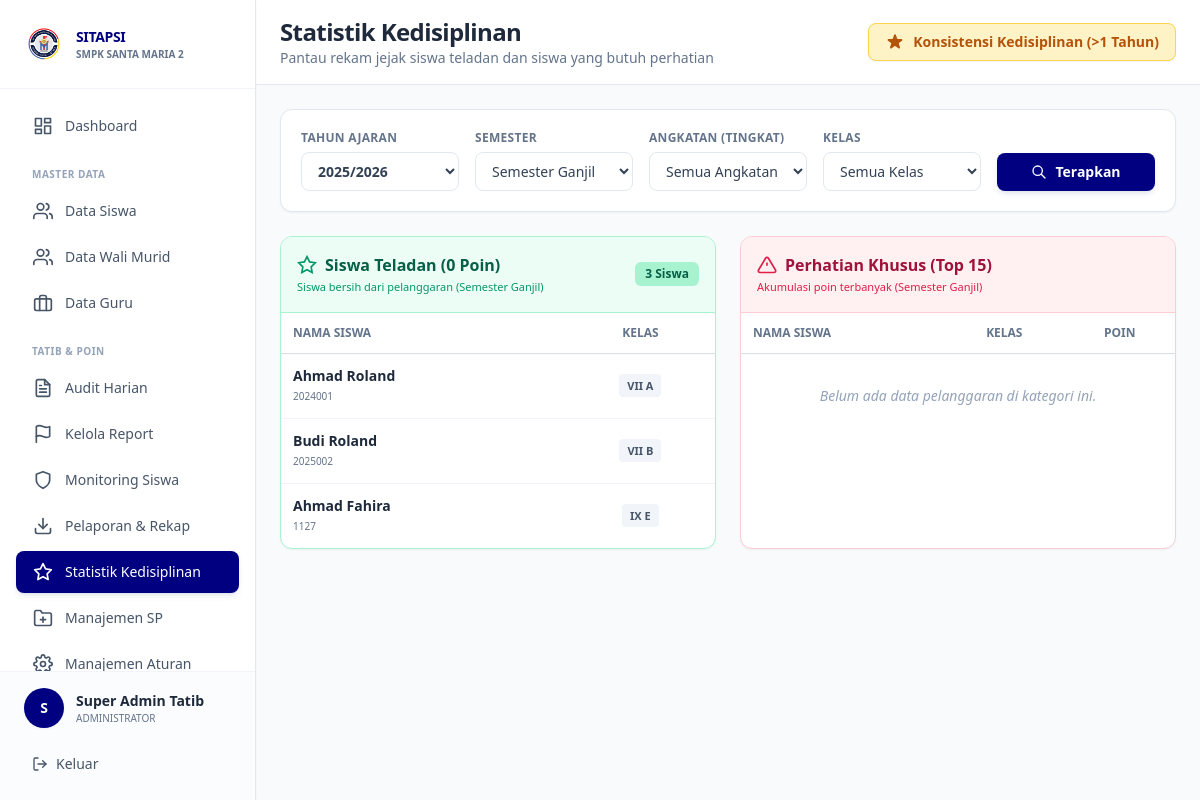
Screenshot of /views/admin/peringkat_siswa.php (signed in) with the database file from the repository.
### tables this page shows
CREATE TABLE `tb_tahun_ajaran` (
  `id_tahun` int(11) NOT NULL,
  `nama_tahun` varchar(20) NOT NULL,
  `status` enum('Aktif','Arsip') DEFAULT 'Aktif',
  `semester_aktif` enum('Ganjil','Genap') DEFAULT 'Ganjil'
);

CREATE TABLE `tb_siswa` (
  `no_induk` varchar(50) NOT NULL,
  `nama_siswa` varchar(100) NOT NULL,
  `jenis_kelamin` enum('L','P') NOT NULL,
  `kota` varchar(100) DEFAULT NULL,
  `tanggal_lahir` date DEFAULT NULL,
  `alamat` text DEFAULT NULL,
  `nama_ayah` varchar(150) DEFAULT NULL,
  `pekerjaan_ayah` varchar(100) DEFAULT NULL,
  `nama_ibu` varchar(150) DEFAULT NULL,
  `pekerjaan_ibu` varchar(100) DEFAULT NULL,
  `no_hp_ortu` varchar(15) DEFAULT NULL,
  `id_ortu` int(11) DEFAULT NULL,
  `status_aktif` enum('Aktif','Lulus','Keluar','Dikeluarkan') DEFAULT 'Aktif',
  `nisn` varchar(20) DEFAULT NULL,
  `parent` varchar(100) DEFAULT NULL,
  `wa` varchar(20) DEFAULT NULL,
  `created_at` timestamp NOT NULL DEFAULT current_timestamp()
);

### config/database.php (called while the page is built, shortened)
<?php
function getDBConnection()
{
    static $pdo = null;
    if ($pdo === null) {
        try {
            $dsn = "mysql:host=" . DB_HOST . ";dbname=" . DB_NAME . ";charset=" . DB_CHARSET;
            $options = [
                PDO::ATTR_ERRMODE => PDO::ERRMODE_EXCEPTION,
                PDO::ATTR_DEFAULT_FETCH_MODE => PDO::FETCH_ASSOC,
                PDO::ATTR_EMULATE_PREPARES => false,
                PDO::MYSQL_ATTR_INIT_COMMAND => "SET NAMES " . DB_CHARSET
            ];
            $pdo = new PDO($dsn, DB_USER, DB_PASS, $options);
        } catch (PDOException $e) {
            error_log("Database Connection Error: " . $e->getMessage());
            die("Koneksi database gagal. Silakan hubungi administrator.");
        }
    }
    return $pdo;
}
function executeQuery($sql, $params = [])
{
    $pdo = getDBConnection();
    $stmt = $pdo->prepare($sql);
    $stmt->execute($params);
    return $stmt;
}
function fetchOne($sql, $params = [])
{
    $stmt = executeQuery($sql, $params);
    return $stmt->fetch();
}
function fetchAll($sql, $params = [])
{
    $stmt = executeQuery($sql, $params);
    return $stmt->fetchAll();
}
?>

### views/admin/peringkat_siswa.php (the view, shortened to what this page needs)
<?php
require_once '../../config/database.php';
$list_tahun = fetchAll("SELECT * FROM tb_tahun_ajaran ORDER BY id_tahun DESC");
$tahun_aktif = fetchOne("SELECT id_tahun, semester_aktif FROM tb_tahun_ajaran WHERE status = 'Aktif' LIMIT 1");
$tahun_default = $tahun_aktif ? $tahun_aktif['id_tahun'] : (isset($list_tahun[0]) ? $list_tahun[0]['id_tahun'] : 0);
$semester_default = $tahun_aktif ? $tahun_aktif['semester_aktif'] : 'Ganjil';
$filter_tahun = $_GET['tahun'] ?? $tahun_default;
$filter_semester = $_GET['semester'] ?? $semester_default;
$is_future_semester = false;
$where_clauses = ["a.id_tahun = :tahun"];
$base_params = ['tahun' => $filter_tahun];
$where_sql = implode(" AND ", $where_clauses);
$join_pelanggaran = "LEFT JOIN tb_pelanggaran_header ph ON ph.id_anggota = a.id_anggota AND ph.semester = :semester";
$param_semester = ['semester' => $filter_semester];
$join_pelanggaran .= " LEFT JOIN tb_pelanggaran_detail pd ON pd.id_transaksi = ph.id_transaksi";
$siswa_teladan = [];
$siswa_pelanggar = [];
if (!$is_future_semester) {
    $params_teladan = array_merge($base_params, $param_semester);
    $sql_teladan = "
        SELECT s.no_induk, s.nama_siswa, k.nama_kelas,
               COALESCE(SUM(pd.poin_saat_itu), 0) as total_poin
        FROM tb_anggota_kelas a
        JOIN tb_siswa s ON a.no_induk = s.no_induk
        JOIN tb_kelas k ON a.id_kelas = k.id_kelas
        $join_pelanggaran
        WHERE $where_sql
        GROUP BY a.id_anggota
        HAVING total_poin = 0
        ORDER BY k.tingkat, k.nama_kelas, s.nama_siswa
    ";
    $siswa_teladan = fetchAll($sql_teladan, $params_teladan);
    $params_pelanggar = array_merge($base_params, $param_semester);
    $sql_pelanggar = "
        SELECT s.no_induk, s.nama_siswa, k.nama_kelas, a.status_sp_terakhir,
               COALESCE(SUM(pd.poin_saat_itu), 0) as total_poin
        FROM tb_anggota_kelas a
        JOIN tb_siswa s ON a.no_induk = s.no_induk
        JOIN tb_kelas k ON a.id_kelas = k.id_kelas
        $join_pelanggaran
        WHERE $where_sql
        GROUP BY a.id_anggota
        HAVING total_poin > 0
        ORDER BY total_poin DESC, s.nama_siswa ASC
        LIMIT 15
    ";
    $siswa_pelanggar = fetchAll($sql_pelanggar, $params_pelanggar);
}
$btn_primary = "px-4 py-2.5 bg-[#000080] text-white text-sm font-semibold rounded-lg shadow-md shadow-blue-900/10 hover:bg-blue-900 transition-all flex items-center justify-center";
$input_class = "w-full px-3 py-2 border border-[#E2E8F0] rounded-lg focus:outline-none focus:ring-2 focus:ring-[#000080]/20 focus:border-[#000080] text-sm text-slate-700 bg-white transition-all";
$label_class = "block text-xs font-bold text-slate-500 mb-1.5 uppercase tracking-wide";
$card_class = "bg-white border border-[#E2E8F0] rounded-xl shadow-sm";
?>
<!DOCTYPE html>
<html lang="id">
<head>
    <script src="https://cdn.tailwindcss.com"></script>
</head>
<body class="bg-[#F8FAFC]">
<div class="flex h-screen overflow-hidden">
    <?php include '../../includes/sidebar_admin.php'; ?>
    <div class="flex-1 overflow-auto lg:ml-64">
        <div class="bg-white border-b border-[#E2E8F0] px-6 pl-16 lg:pl-6 py-4 sticky top-0 z-30 flex flex-col sm:flex-row justify-between sm:items-center gap-4">
            <div>
                <h1 class="text-2xl font-extrabold text-slate-800 tracking-tight">Statistik Kedisiplinan</h1>
                <p class="text-sm font-medium text-slate-500">Pantau rekam jejak siswa teladan dan siswa yang butuh perhatian</p>
            </div>
            <div>
                <button onclick="document.getElementById('modal-abadi').classList.remove('hidden')" class="px-4 py-2 bg-amber-100 text-amber-700 border border-amber-300 font-bold rounded-lg shadow-sm hover:bg-amber-200 transition-colors flex items-center text-sm">
                    Konsistensi Kedisiplinan (>1 Tahun)
                </button>
            </div>
        </div>
        <div class="p-6 space-y-6 max-w-7xl mx-auto">
            <div class="<?= $card_class ?> p-5 bg-slate-50/30">
                <form method="GET" class="grid grid-cols-1 md:grid-cols-5 gap-4 items-end">
                    <div>
                        <label class="<?= $label_class ?>">Tahun Ajaran</label>
                        <select name="tahun" class="<?= $input_class ?> font-bold text-[#000080]">
                            <?php foreach ($list_tahun as $t): ?>
                            <option value="<?= $t['id_tahun'] ?>" <?= $filter_tahun == $t['id_tahun'] ? 'selected' : '' ?>>
                                <?= htmlspecialchars($t['nama_tahun']) ?> <?= $t['status'] === 'Arsip' ? '(Arsip)' : '' ?>
                            </option>
                            <?php endforeach; ?>
                        </select>
                    </div>
                    <div>
                        <label class="<?= $label_class ?>">Semester</label>
                        <select name="semester" class="<?= $input_class ?>">
                            <option value="Ganjil" <?= $filter_semester === 'Ganjil' ? 'selected' : '' ?>>Semester Ganjil</option>
                        </select>
                    </div>
                    <div>
                        <label class="<?= $label_class ?>">Angkatan (Tingkat)</label>
                        <select name="tingkat" id="filter_tingkat" class="<?= $input_class ?>" onchange="updateKelasDropdown()">
                            <option value="all">Semua Angkatan</option>
                        </select>
                    </div>
                    <div>
                        <label class="<?= $label_class ?>">Kelas</label>
                        <select name="kelas" id="filter_kelas" class="<?= $input_class ?>">
                            <option value="all">Semua Kelas</option>
                        </select>
                    </div>
                    <div>
                        <button type="submit" class="<?= $btn_primary ?> w-full h-[38px]">
                            <svg class="w-4 h-4 mr-2" fill="none" stroke="currentColor" viewBox="0 0 24 24"><path stroke-linecap="round" stroke-linejoin="round" stroke-width="2" d="M21 21l-6-6m2-5a7 7 0 11-14 0 7 7 0 0114 0z"></path></svg>
                            Terapkan
                        </button>
                    </div>
                </form>
            </div>
            <div class="grid grid-cols-1 lg:grid-cols-2 gap-6">
                <div class="<?= $card_class ?> overflow-hidden border-emerald-200">
                    <div class="bg-emerald-50 border-b border-emerald-200 p-4 flex justify-between items-center">
                        <div>
                            <h2 class="font-extrabold text-emerald-800 flex items-center">
                                <svg class="w-5 h-5 mr-2 text-emerald-600" fill="none" stroke="currentColor" viewBox="0 0 24 24" stroke-width="2"><path d="M12 2l3.09 6.26L22 9.27l-5 4.87 1.18 6.88L12 17.77l-6.18 3.25L7 14.14 2 9.27l6.91-1.01L12 2z"></path></svg>
                                Siswa Teladan (0 Poin)
                            </h2>
                            <p class="text-[11px] text-emerald-600 font-medium mt-0.5">Siswa bersih dari pelanggaran (Semester <?= $filter_semester ?>)</p>
                        </div>
                        <span class="bg-emerald-200 text-emerald-800 text-xs font-bold px-2.5 py-1 rounded-md"><?= count($siswa_teladan) ?> Siswa</span>
                    </div>
                    <div class="overflow-auto max-h-[500px]">
                        <table class="w-full text-sm text-left">
                            <thead class="bg-white sticky top-0 border-b border-slate-200 shadow-sm text-xs text-slate-500 uppercase">
                                <tr>
                                    <th class="p-3 font-bold">Nama Siswa</th>
                                    <th class="p-3 font-bold text-center">Kelas</th>
                                </tr>
                            </thead>
                            <tbody class="divide-y divide-slate-100">
                                <?php if ($is_future_semester): ?>
                                <tr>
                                    <td colspan="2" class="p-10 text-center">
                                        <div class="inline-flex items-center justify-center w-12 h-12 rounded-full bg-slate-100 text-slate-400 mb-3">
                                            <svg class="w-6 h-6" fill="none" stroke="currentColor" viewBox="0 0 24 24"><circle cx="12" cy="12" r="10"></circle><polyline points="12 6 12 12 16 14"></polyline></svg>
                                        </div>
                                        <p class="text-slate-500 font-bold">Semester Genap Belum Berjalan</p>
                                        <p class="text-xs text-slate-400 mt-1">Tidak ada data untuk ditampilkan</p>
                                    </td>
                                </tr>
                                <?php elseif (empty($siswa_teladan)): ?>
                                <tr><td colspan="2" class="p-8 text-center text-slate-400 italic">Tidak ada siswa teladan di kategori ini.</td></tr>
                                <?php else: ?>
                                    <?php foreach ($siswa_teladan as $t): ?>
                                    <tr class="hover:bg-slate-50 transition-colors">
                                        <td class="p-3">
                                            <p class="font-bold text-slate-800"><?= htmlspecialchars($t['nama_siswa']) ?></p>
                                            <p class="text-[10px] text-slate-500"><?= $t['no_induk'] ?></p>
                                        </td>
                                        <td class="p-3 text-center">
                                            <span class="px-2 py-1 bg-slate-100 text-slate-600 rounded text-[11px] font-bold"><?= $t['nama_kelas'] ?></span>
                                        </td>
                                    </tr>
                                    <?php endforeach; ?>
                                <?php endif; ?>
                            </tbody>
                        </table>
                    </div>
                </div>
                <div class="<?= $card_class ?> overflow-hidden border-rose-200">
                    <div class="bg-rose-50 border-b border-rose-200 p-4 flex justify-between items-center">
                        <div>
                            <h2 class="font-extrabold text-rose-800 flex items-center">
                                <svg class="w-5 h-5 mr-2 text-rose-600" fill="none" stroke="currentColor" viewBox="0 0 24 24" stroke-width="2"><path d="M10.29 3.86L1.82 18a2 2 0 0 0 1.71 3h16.94a2 2 0 0 0 1.71-3L13.71 3.86a2 2 0 0 0-3.42 0z"></path><line x1="12" y1="9" x2="12" y2="13"></line><line x1="12" y1="17" x2="12.01" y2="17"></line></svg>
                                Perhatian Khusus (Top 15)
                            </h2>
                            <p class="text-[11px] text-rose-600 font-medium mt-0.5">Akumulasi poin terbanyak (Semester <?= $filter_semester ?>)</p>
                        </div>
                    </div>
                    <div class="overflow-auto max-h-[500px]">
                        <table class="w-full text-sm text-left">
                            <thead class="bg-white sticky top-0 border-b border-slate-200 shadow-sm text-xs text-slate-500 uppercase">
                                <tr>
                                    <th class="p-3 font-bold">Nama Siswa</th>
                                    <th class="p-3 font-bold text-center">Kelas</th>
                                    <th class="p-3 font-bold text-center">Poin</th>
                                </tr>
                            </thead>
                            <tbody class="divide-y divide-slate-100">
                                <?php if ($is_future_semester): ?>
                                <tr>
                                    <td colspan="3" class="p-10 text-center">
                                        <div class="inline-flex items-center justify-center w-12 h-12 rounded-full bg-slate-100 text-slate-400 mb-3">
                                            <svg class="w-6 h-6" fill="none" stroke="currentColor" viewBox="0 0 24 24"><circle cx="12" cy="12" r="10"></circle><polyline points="12 6 12 12 16 14"></polyline></svg>
                                        </div>
                                        <p class="text-slate-500 font-bold">Semester Genap Belum Berjalan</p>
                                    </td>
                                </tr>
                                <?php elseif (empty($siswa_pelanggar)): ?>
                                <tr><td colspan="3" class="p-8 text-center text-slate-400 italic">Belum ada data pelanggaran di kategori ini.</td></tr>
                                <?php endif; ?>
                            </tbody>
                        </table>
                    </div>
                </div>
            </div>
        </div>
    </div>
</div>
</body>
</html>

### rows the page displays
tb_tahun_ajaran: semester "Semester Ganjil", semester_aktif "Ganjil"
tb_siswa: nama_siswa "Ahmad Roland", no_induk "2024001", nama_kelas "VII A"
tb_siswa: nama_siswa "Budi Roland", no_induk "2025002", nama_kelas "VII B"
tb_siswa: nama_siswa "Ahmad Fahira", no_induk "1127", nama_kelas "IX E"

### other values shown
$initial "S"
$user_name "Super Admin Tatib"
count($siswa_teladan) "3"
form field tahun "2025/2026"
